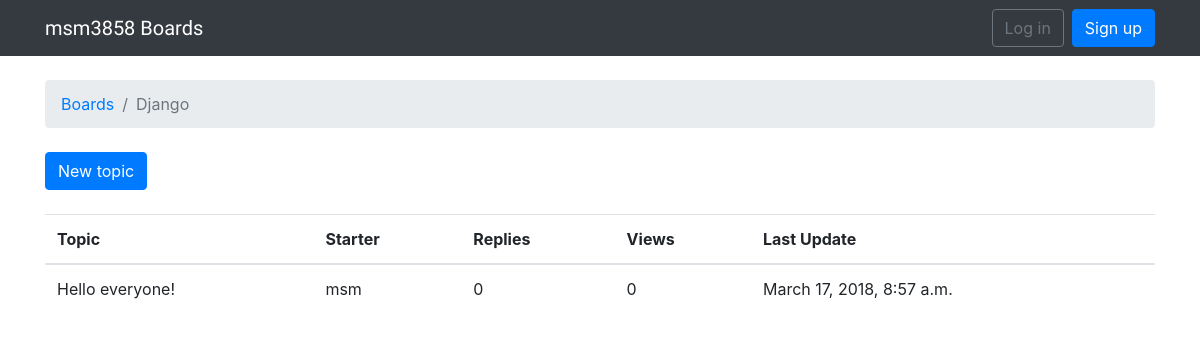
The app's page /boards/1/ with its own data.
### boards/models.py (models this page shows, shortened)
class Board(models.Model):
    name = models.CharField(max_length=30, unique=True)
    description = models.CharField(max_length=100)

class Topic(models.Model):
    subject = models.CharField(max_length=255)
    last_updated = models.DateTimeField(auto_now_add=True)
    board = models.ForeignKey(
        Board, related_name='topics', on_delete=models.CASCADE)
    starter = models.ForeignKey(
        User, related_name='topics', on_delete=models.CASCADE)

### boards/views.py (the view)
# urls.py: re_path(r'^boards/(?P<pk>\d+)/$', views.board_topics, name='board_topics'),
def board_topics(request, pk):
    board = get_object_or_404(Board, pk=pk)
    return render(request, 'boards/topics.html', {'board': board})

### boards/templates/boards/topics.html
{% extends "boards/base.html" %} {% block title %} {{board.name}} - {{block.super}} {% endblock %} {% block breadcrumb %}
<li class="breadcrumb-item">
    <a href="{% url 'boards:home' %}">Boards</a>
</li>
<li class="breadcrumb-item active">{{board.name}}</li>
{% endblock %} {% block content %}
<div class="mb-4">
    <a href="{% url 'boards:new_topic' board.pk %}" class="btn btn-primary">New topic</a>
</div>
<table class="table">
    <thead class="thead-inverse">
        <tr>
            <th>Topic</th>
            <th>Starter</th>
            <th>Replies</th>
            <th>Views</th>
            <th>Last Update</th>
        </tr>
    </thead>
    <tbody>
        {% for topic in board.topics.all %}
        <tr>
            <td>{{ topic.subject }}</td>
            <td>{{ topic.starter.username }}</td>
            <td>0</td>
            <td>0</td>
            <td>{{ topic.last_updated }}</td>
        </tr>
        {% endfor %}
    </tbody>
</table>
{% endblock %}

### records on screen
Board: name "Django"
Topic: subject "Hello everyone!", starter.username "msm", last_updated "March 17, 2018, 8:57 a.m."
